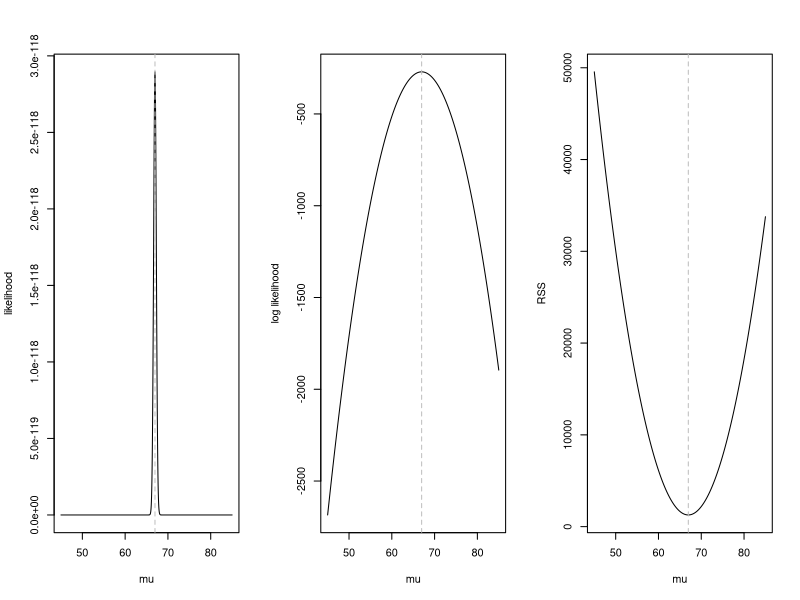
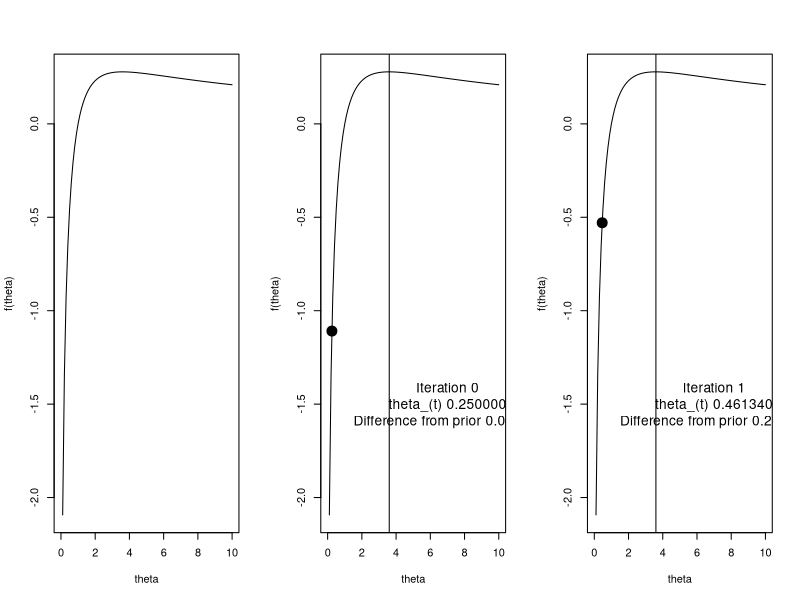
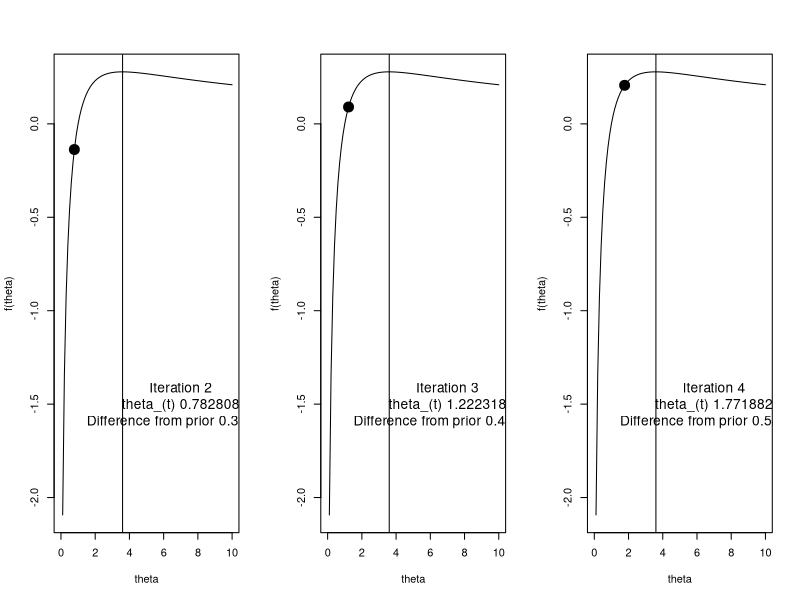
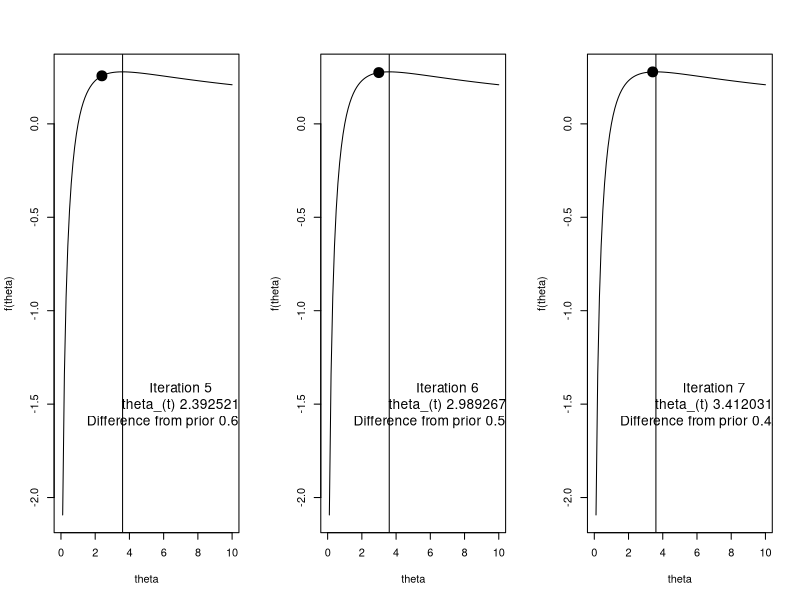
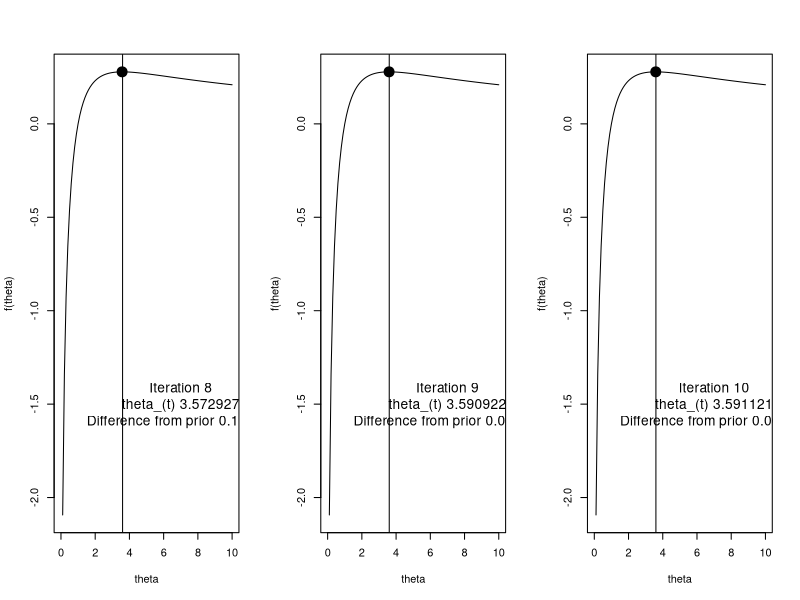
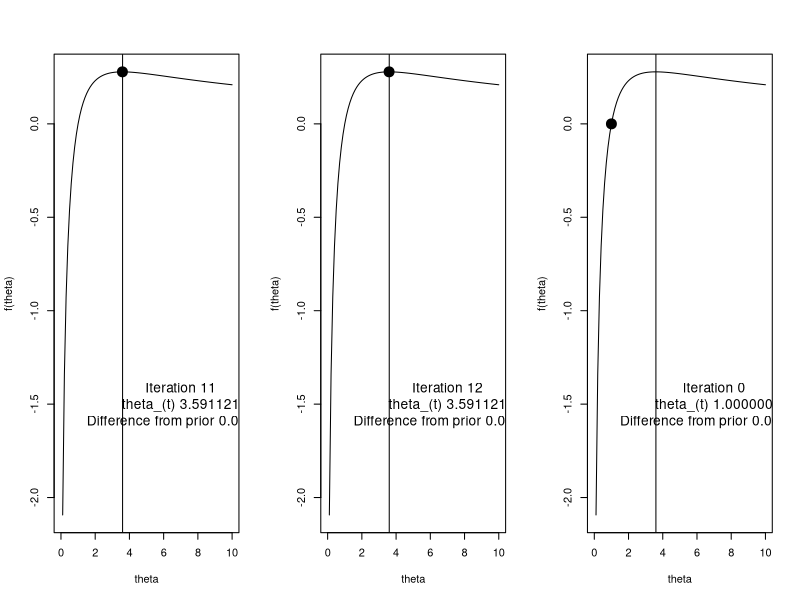
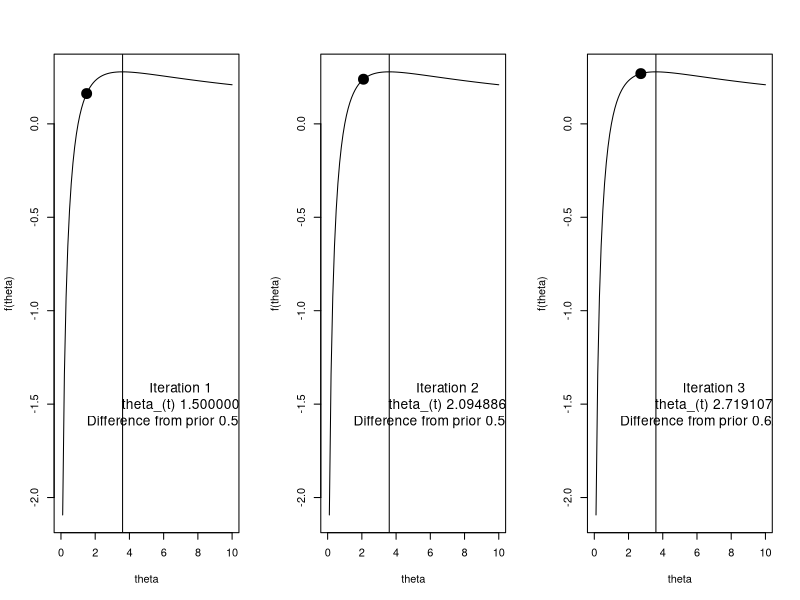
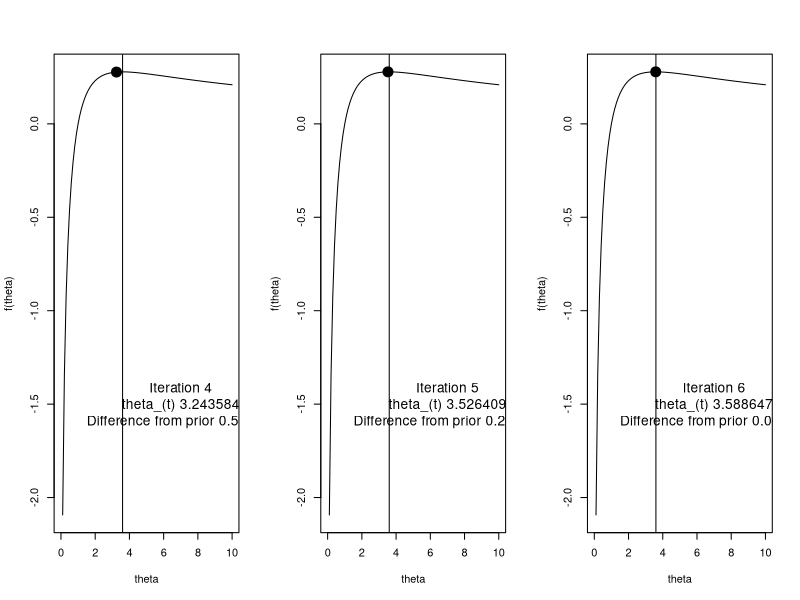

Source code (R) for these figures, in order:
## ---- chunk 1
knitr::opts_chunk$set(echo = TRUE)
## ---- chunk 2
## set simulation parameters
mu = 67 
sigma2 = 10
n = 100

## generate random normally distributed samples
y = rnorm(n, mu, sd = sqrt(sigma2))

## print MLE of mu, mu_hat
cat("mean of y\n")
(mean(y))

## print estimate of mu in linear model framework (intercept only model)
cat("beta_hat from intercept only linear model\n")
print(lm(y ~1)$coef)

## ---- chunk 3
## returns a vector of likelihood values over a given range of mu values
## helps for plotting later
lik = function(mu, sigma2, y){
  # create empty vector
  likelihood.vector = rep(NA, length(mu))
  
  # for each mu, calculate the likelihood value
  for(i in 1:length(likelihood.vector)){
    likelihood.vector[i] = prod(dnorm(y, mu[i], sqrt(sigma2)))
  }
  
  # return vector of likelihood values spanning range of mu
  return(likelihood.vector)
}

## define the log-likelihood function with respect to mu
loglik = function(mu, sigma2, y){
  # create empty vector  
  log.likelihood.vector = rep(NA, length(mu))
  
  # calculate log likelihood
  for(i in 1:length(log.likelihood.vector)){
    log.likelihood.vector[i] = sum(dnorm(y, mu[i], sqrt(sigma2), log = T))
  }
  
  return(log.likelihood.vector)
}

## define the residual sum of squares function with respect to mu
RSS = function(mu, sigma2, y){
  # create empty vector  
  RSS.vector = rep(NA, length(mu))
  
  # calculate log likelihood
  for(i in 1:length(RSS.vector)){
    RSS.vector[i] = sum((y - mu[i])^2)
  }
  
  return(RSS.vector)
}


## ---- chunk 4
## range of mu to plot over
range = seq(45, 85,,1000)

## arrange the two plots in 1 row, three columns
par(mfrow = c(1,3)) 

## likelihood plot
plot(range, lik(mu = range,sigma2 = sigma2, y = y), type = "l", ylab = "likelihood", xlab = "mu")
# add vertical line at the mean of y
abline(v = mean(y), lty = 2, col = "grey") 

## log likelihood plot
plot(range, loglik(mu = range,sigma2 = sigma2, y = y), type = "l", ylab = "log likelihood", xlab = "mu")
# vertical line at the mean of y
abline(v = mean(y), lty = 2, col = "grey" ) 

## RSS plot
plot(range, RSS(mu = range,sigma2 = sigma2, y = y), type = "l", ylab = "RSS", xlab = "mu")
# vertical line at the mean of y
abline(v = mean(y), lty = 2, col = "grey" ) 
## ---- chunk 5
# define function 
f1 = function(theta){
  log(theta)/(1+theta)
}

# make a plot with this function, where the x-axis ranges from 0 to 10
plot(f1, from = 0, to = 10, ylab = "f(theta)", xlab = "theta")
## ---- chunk 6
  th = 0.25
    i = h = 0
  plot(f1, from = 0, to = 10, ylab = "f(theta)", xlab = "theta")
  points(th, f1(th), pch = 19, cex = 2)
  abline(v = 3.6)
  text(x = 7, y = -1.5,labels = sprintf("Iteration %d\n theta_(t) %f \n Difference from prior %f", i, th, h), cex = 1.25)
  for(i in 1:12){
    h = ((th + 1)*(1+1/th - log(th)))/(3+4/th+1/th^2-2*log(th))
     th = th + h
     plot(f1, from = 0, to = 10, ylab = "f(theta)", xlab = "theta")
     points(th, f1(th), pch = 19, cex = 2)
     abline(v = 3.6)
     text(x = 7, y = -1.5,labels = sprintf("Iteration %d\n theta_(t) %f \n Difference from prior %f", i, th, h), cex = 1.25)
  }

## ---- chunk 7
  th = 1
    i = h = 0
  plot(f1, from = 0, to = 10, ylab = "f(theta)", xlab = "theta")
  points(th, f1(th), pch = 19, cex = 2)
  abline(v = 3.6)
  text(x = 7, y = -1.5,labels = sprintf("Iteration %d\n theta_(t) %f \n Difference from prior %f", i, th, h), cex = 1.25)
  for(i in 1:12){
    h = ((th + 1)*(1+1/th - log(th)))/(3+4/th+1/th^2-2*log(th))
     th = th + h
     plot(f1, from = 0, to = 10, ylab = "f(theta)", xlab = "theta")
     points(th, f1(th), pch = 19, cex = 2)
     abline(v = 3.6)
     text(x = 7, y = -1.5,labels = sprintf("Iteration %d\n theta_(t) %f \n Difference from prior %f", i, th, h), cex = 1.25)
  }
## ---- chunk 8
  th = 4
  i = h = 0
  plot(f1, from = 0, to = 10, ylab = "f(theta)", xlab = "theta")
  points(th, f1(th), pch = 19, cex = 2)
  abline(v = 3.6)
  text(x = 7, y = -1.5,labels = sprintf("Iteration %d\n theta_(t) %f \n Difference from prior %f", i, th, h), cex = 1.25)
     
  for(i in 1:12){
    h = ((th + 1)*(1+1/th - log(th)))/(3+4/th+1/th^2-2*log(th))
     th = th + h
     plot(f1, from = 0, to = 10, ylab = "f(theta)", xlab = "theta")
     points(th, f1(th), pch = 19, cex = 2)
     abline(v = 3.6)
     text(x = 7, y = -1.5,labels = sprintf("Iteration %d\n theta_(t) %f \n Difference from prior %f", i, th, h), cex = 1.25)
  }
## ---- chunk 9
  th = 8
    i = h = 0
  plot(f1, from = 0, to = 10, ylab = "f(theta)", xlab = "theta")
  points(th, f1(th), pch = 19, cex = 2)
  abline(v = 3.6)
  text(x = 7, y = -1.5,labels = sprintf("Iteration %d\n theta_(t) %f \n Difference from prior %f", i, th, h), cex = 1.25)
  for(i in 1:12){
    h = ((th + 1)*(1+1/th - log(th)))/(3+4/th+1/th^2-2*log(th))
     th = th + h
     plot(f1, from = 0, to = 10, ylab = "f(theta)", xlab = "theta")
     points(th, f1(th), pch = 19, cex = 2)
     abline(v = 3.6)
     text(x = 7, y = -1.5,labels = sprintf("Iteration %d\n theta_(t) %f \n Difference from prior %f", i, th, h), cex = 1.25)
  }
## ---- chunk 10
# generate 100 poisson(10) samples
set.seed(10)
n = 100
lambda = 10
y = rpois(n, lambda)
mean(y)

## ---- chunk 11
# loglikelihood function
logLik = function(lambda, y){
  value = sum(dpois(y, lambda = lambda, log = T))
  return(value)
}

# lets write a function for the first derivative
d1 = function(lambda, y){
  first = -length(y) + sum(y)/lambda
  return(first)
}

# now the second
d2 = function(lambda, y){
  second = -sum(y)/lambda^2
  return(second)
}
## ---- chunk 12
# now lets apply NR. First lets set the tolerance and choose a starting value
# the start
tol = 10^-4
lam = 0.1
maxit = 50
iter = 0
eps = Inf
start = Sys.time()
while(eps > tol & iter < maxit){
  # save the previous value
  lam0 = lam
  
  # calculate h, the increment
  h = - d1(lambda = lam, y = y)/d2(lambda = lam, y = y)
  
  # update lambda
  lam = lam + h
  
  # update the log likelihood 
  logL = logLik(lambda = lam, y= y)
  
  # calculate the diff in lambda, could also use the log likelihood if we wanted
  eps  = abs(lam - lam0)
  
  # update the iteration number
  iter = iter + 1
  if(iter == maxit) warning("Iteration limit reached without convergence")
  
  # print out info to keep track
  cat(sprintf("Iter: %d logL: %f lam: %f h: %f eps:%f\n",iter, logL,lam, h, eps))
}
end = Sys.time()
print(end - start)
## ---- chunk 13
 
  
tol = 10^-4
lam = 0.1
maxit = 50
iter = 0
eps = Inf

range = seq(0.001,30,,1000)
plot(range,sapply(range,logLik, y = y), ylab = "logLik(lambda)", xlab = "lambda", type = 'l')
points(lam0, logLik(lam0, y = y), pch = 19, cex = 2)
abline(v = mean(y))

while(eps > tol & iter < maxit){
  # save the previous value
  lam0 = lam
  
  # calculate h, the increment
  h = - d1(lambda = lam, y = y)/d2(lambda = lam, y = y)
  
  # update lambda
  lam = lam + h
  
  # update the log likelihood 
  logL = logLik(lambda = lam, y= y)
  
  # calculate the diff, could also use the log likelihood if we wanted
  eps  = abs(lam - lam0)
  
  # update the iteration number
  iter = iter + 1
  
  plot(range,sapply(range,logLik, y = y), ylab = "logLik(lambda)", xlab = "lambda", type = 'l')
  points(lam, logLik(lam, y = y), pch = 19, cex = 2)
  abline(v = mean(y))
}
## ---- chunk 14
# now lets apply FS using same framework as before
# the start
tol = 10^-4
lam = 0.1
maxit = 50
iter = 0
eps = Inf

start = Sys.time()
while(eps > tol & iter < maxit){
  # save the previous value
  lam0 = lam
  
  # calculate h, the increment
  h = -d1(lambda = lam, y = y)/(-n/lam)
  
  # update lambda
  lam = lam + h
  
  # lambda cant be less than or equal to 0, so put a check for this
  if(lam <= 0) stop("lambda leq 0")
  
  # update the log likelihood 
  logL = logLik(lambda = lam, y= y)
  
  # calculate the diff, could also use the log likelihood if we wanted
  eps  = abs(lam - lam0)
  
  # update the iteration number
  iter = iter + 1
  if(iter == maxit) warning("Iteration limit reached without convergence")
  
  # print out info to keep track
  cat(sprintf("Iter: %d logL: %f lam: %f h: %f eps:%f\n",iter, logL,lam, h, eps))
}
end = Sys.time()
print(end - start)
## ---- chunk 15
# 100 samples
n = 100

# create X from two normally distributed predictors, assume intercept
x1 = rnorm(100)
x2 = rnorm(100)
X = model.matrix(~1+x1+x2)

# pick beta
beta = c(1, 1, 1)

# simulate samples
lambda = exp(X%*%beta) 
y = rpois(n, lambda)
## ---- chunk 16
data.matrix = cbind(log(y+1), x1, x2)
pairs(data.matrix)
## ---- chunk 17
# loglikelihood function
logLik.reg = function(beta, y, X){
  lambda_hat = exp(X%*%beta)
  value = sum(dpois(y, lambda = lambda_hat, log = T))
  return(value)
}

# lets write a function for the first derivative
d1.reg = function(beta, y, X){
  lambda_hat = exp(X %*% beta)
  r = y - lambda_hat
  first = matrix(0, ncol = 1, nrow = ncol(X))
  for(i in 1:length(y)) first =  first + r[i]*X[i,] # also can be done with colSums(sweep(X,MARGIN=2,r,`*`))
  return(first)
}

# now the second
d2.reg = function(beta, y, X){
  lambda_hat = exp(X %*% beta)
  second = 0 
  for(i in 1:length(y)) second =  second + -lambda_hat[i]*X[i,] %*% t(X[i,])
  return(second)
}
## ---- chunk 18
# the start
tol = 10^-4
beta = c(log(mean(y)),0,0) # multivariate now
maxit = 50
iter = 0
eps = Inf

# given this, the result below will be the same as NR
start = Sys.time()
while(eps > tol & iter < maxit){
  # save the previous value
  beta0 = beta
  
  # calculate h, the increment
  h = -solve(d2.reg(beta = beta, y = y, X = X)) %*% d1.reg(beta = beta, y = y, X = X)
  
  # update lambda
  beta = beta + h
  
  # update the log likelihood 
  logL = logLik(lambda = exp(X%*%beta), y= y)
  
  # calculate the euclidean distance, could also use the log likelihood if we wanted
  eps  = sqrt(sum((beta - beta0)^2))
  
  # update the iteration number
  iter = iter + 1
  if(iter == maxit) warning("Iteration limit reached without convergence")
  
  # print out info to keep track
  cat(sprintf("Iter: %d logL: %.2f beta0: %.3f beta1: %.3f beta2: %.3f eps:%f\n",iter, logL,beta[1],beta[2],beta[3],eps))
}
end = Sys.time()
print(end - start)
## ---- chunk 19
print(beta)
print(glm(y ~ X -1, family = poisson()))
## ---- chunk 20
# the start
tol = 10^-4
beta = c(log(mean(y)),0,0) # multivariate now
maxit = 50
iter = 0
eps = Inf

# given this, the result below will be the same as NR
start = Sys.time()
while(eps > tol & iter < maxit){
  # save the previous value
  beta0 = beta
  
  # set up  values
  eta_t = X %*% beta0
  e = exp(-eta_t)*(y - exp(eta_t))
  w = exp(eta_t)
  W = diag(as.vector(w))
  z = eta_t + e 
  
  # solve for beta(t+1)
  beta = solve(t(X) %*% W %*% X)%*% t(X)%*%W %*% z
  
  # update the log likelihood 
  eta_t1 = X%*%beta
  logL = logLik(lambda = exp(eta_t1), y= y)
  
  # calculate the euclidean distance, could also use the log likelihood if we wanted
  eps  = sqrt(sum((beta - beta0)^2))
  
  # update the iteration number
  iter = iter + 1
  if(iter == maxit) warning("Iteration limit reached without convergence")
  
  # print out info to keep track
  cat(sprintf("Iter: %d logL: %.2f beta0: %.3f beta1: %.3f beta2: %.3f eps:%f\n",iter, logL,beta[1],beta[2],beta[3],eps))
}
end = Sys.time()
print(beta)
print(end - start)

## ---- chunk 21
# load the optimx librar
library(optimx)
start = Sys.time()
fit = optimx(
  par = c(log(mean(y)),0,0), # initial values for the parameters. 
  fn = function(x, X, y){logLik.reg(beta = x,X = X, y= y)}, # log likelihood
  gr = function(x, X, y){d1.reg(beta = x,X = X, y= y)}, # gradient/1st derivative
  method = "BFGS",
  y = y,
  X = X,
  #itmax = maxit, # max number of iterations
  control = list(
              trace = 0, # higher number print more detailed output
              maximize = T, # default is to minimize
              abstol= tol
              # parscale = vector of scaling values to correct for scale differencs in parameters.  Should be the same length as the num of parameters
              )
)
end = Sys.time()
print(end - start)
print(fit)  
## ---- chunk 22
# the start
tol = 10^-6
beta = c(log(mean(y)),0,0) # multivariate now
maxit = 10000
iter = 0
alpha = 0.0001
eps = Inf

# given this, the result below will be the same as NR
start = Sys.time()
while(eps > tol & iter < maxit){
  # save the previous value
  beta0 = beta
  
  # calculate h, the increment
  h =  alpha*d1.reg(beta = beta, y = y, X = X)
  
  # update lambda
  beta = beta + h
  
  # update the log likelihood 
  logL = logLik(lambda = exp(X%*%beta), y= y)
  
  # calculate the euclidean distance, could also use the log likelihood if we wanted
  eps  = sqrt(sum((beta - beta0)^2))
  
  # update the iteration number
  iter = iter + 1
  if(iter == maxit) warning("Iteration limit reached without convergence")
  
  # print out info to keep track
  if(floor(iter/20) == ceiling(iter/20)) cat(sprintf("Iter: %d logL: %.2f beta0: %.3f beta1: %.3f beta2: %.3f eps:%f\n",iter, logL,beta[1],beta[2],beta[3],eps))
}
end = Sys.time()
print(end - start)
## ---- chunk 23
# the start
tol = 10^-9 # lowered threshold to ensure convergence
beta = c(log(mean(y)),0,0) # multivariate now
maxit = 60000 # increased iteration limit
iter = 0
alpha = 0.00001
subsample.size = 10
eps = 100000
epscount = 0
logL = rep(NA, maxit)

# given this, the result below will be the same as NR
start = Sys.time()
while(eps > tol & iter < maxit & epscount < 2){
  # save the previous value
  beta0 = beta
  
  # take subsample
  index = sample(1:n,size = subsample.size,replace = T)
  
  # calculate h, the increment
  h =  alpha*d1.reg(beta = beta, y = y[index], X = X[index,])
  
  # update lambda
  beta = beta + h
  
  # update the log likelihood 
  logL[iter] = logLik(lambda = exp(X%*%beta), y= y)
  
  # use relative change in logL from 1000 iterations prior
  # this is because randomness between single iterations large, smooths out
  if(iter > 1000) eps  = abs(logL[iter] -logL[iter-1000])/abs(logL[iter-1000])
  
  # we use this count to protect against randomly hitting the convergene limit early
  if(eps < tol) epscount = epscount+1
  
  # update the iteration number
  iter = iter + 1
  if(iter == maxit) warning("Iteration limit reached without convergence")
  
  # print out info to keep track
  if(floor(iter/1000) == ceiling(iter/1000)) cat(sprintf("Iter: %d logL: %.2f beta0: %.3f beta1: %.3f beta2: %.3f eps:%f\n",iter, logL[iter-1],beta[1],beta[2],beta[3],eps))
}
end = Sys.time()
print(end - start)
## ---- chunk 24
# load the optimx librar
library(optimx)
start = Sys.time()
fit = optimx(
  par = c(log(mean(y)),0,0), # initial values for the parameters. 
  fn = function(x, X, y){logLik.reg(beta = x,X = X, y= y)}, # log likelihood
  gr = function(x, X, y){d1.reg(beta = x,X = X, y= y)}, # gradient/1st derivative
  method = "Nelder-Mead",
  y = y,
  X = X,
  #itmax = maxit, # max number of iterations
  control = list(
              trace = 0, # higher number print more detailed output
              maximize = T, # default is to minimize
              abstol= tol
              # parscale = vector of scaling values to correct for scale differencs in parameters.  Should be the same length as the num of parmaters
              )
)
end = Sys.time()
print(end - start)
print(fit)  
